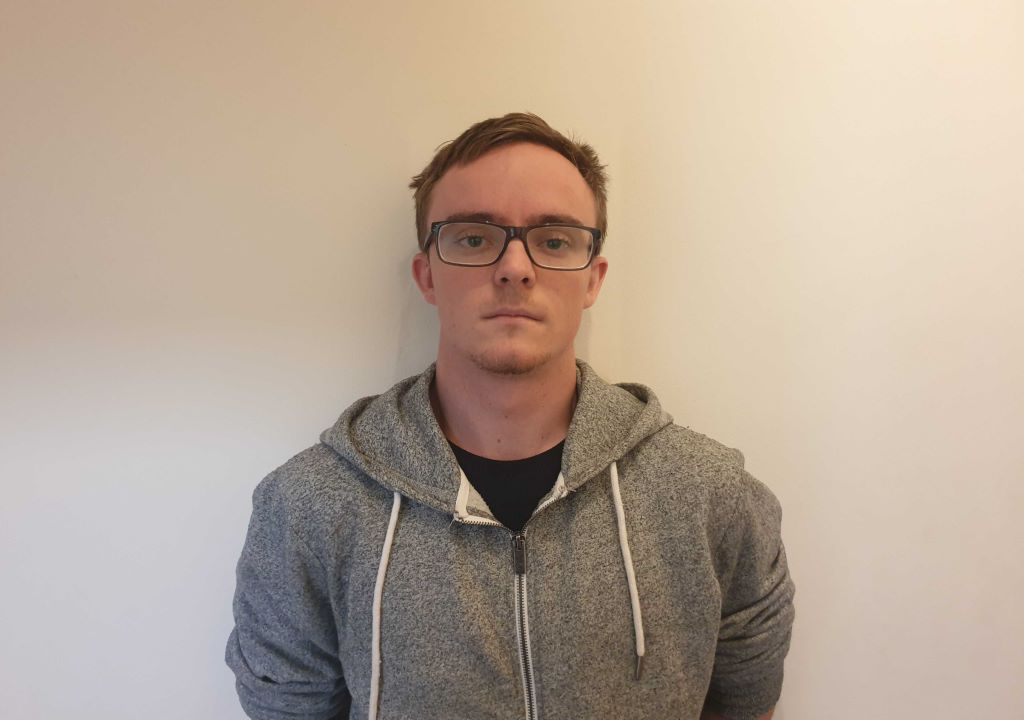
#> input picture Lab_1/code/face_02_u6352049.jpg, 1024 x 720 px
$ python Lab1Part3.py
#> lines starting #> are read from the running program, lines starting #| are printed output that depends on the picture
# -*- coding: utf-8 -*-
"""
Created on Wed Apr  1 15:12:54 2020

@author: Benjamin
"""

import numpy as np
import cv2
import matplotlib.pyplot as plt
import os

#Note: Some images will not display well using cv2.imshow().
#Note: Keep in mind these images are still correct and will save...
# ... to be the same images as displayed in the report

#Q3, a  Read in face, resize and display
mePic = cv2.imread('face_02_u6352049.jpg')
#> mePic is the input picture: shape (720, 1024, 3); mean B, G, R 150.5, 166.3, 183
mePic = cv2.resize(mePic, (768,512))
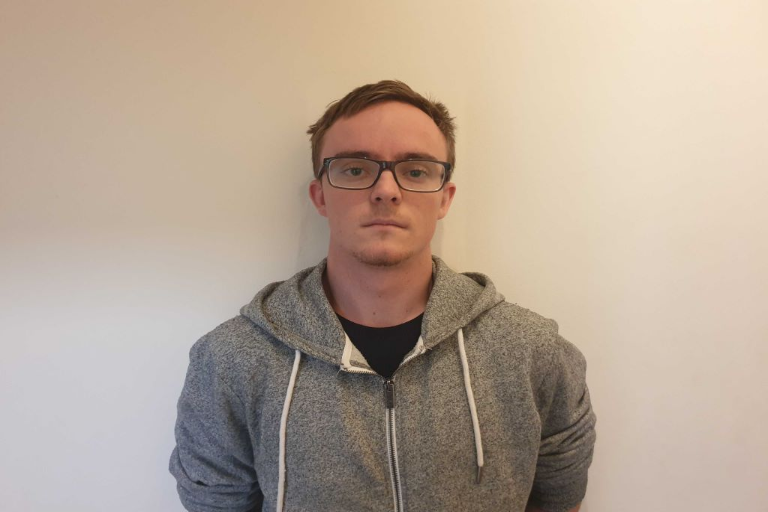
#> mePic: shape (512, 768, 3); mean B, G, R 150.5, 166.2, 183
cv2.imshow('original',mePic)

#Q3,b   Split into each channel
meRed = mePic[:,:,0]
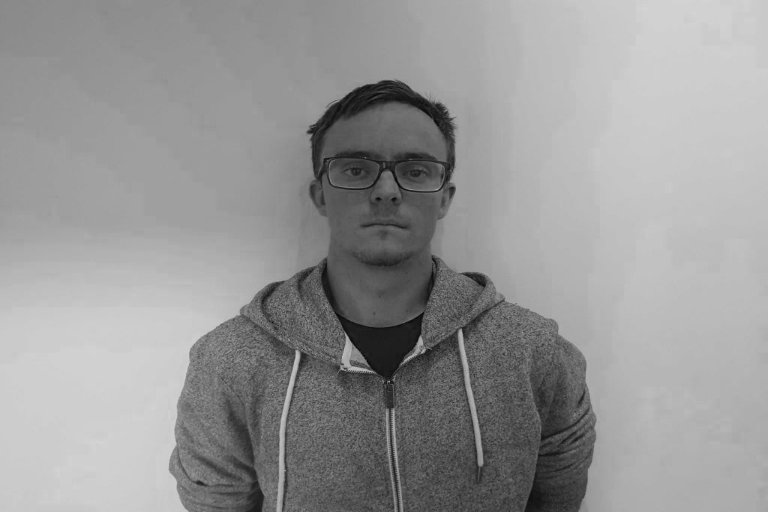
#> meRed: shape (512, 768); min 5, max 212, mean 150.5
meGreen = mePic[:,:,1]
meBlue = mePic[:,:,2]
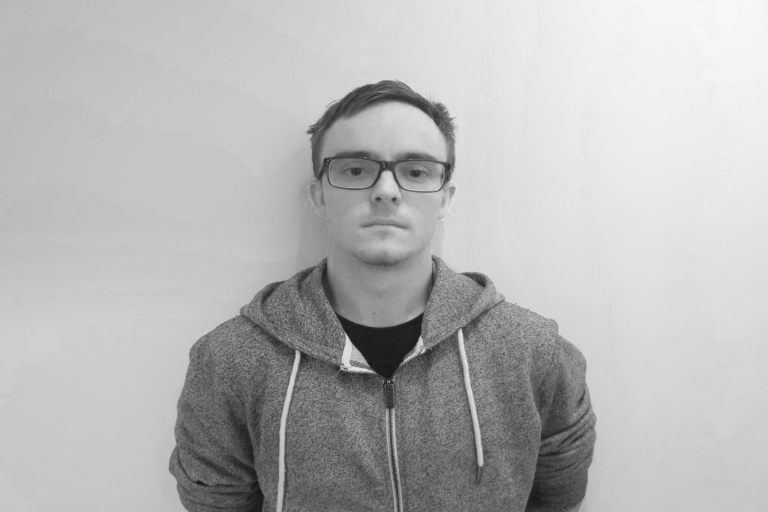
#> meBlue: shape (512, 768); min 16, max 248, mean 183
cv2.imshow('Red frequencies',meRed)
cv2.imshow('Green frequencies',meGreen)
cv2.imshow('Blue frequencies',meBlue)

#histogram section
bcounts= np.linspace(0,255,256)

#histogram 1: Red
plt.figure(1)
plt.subplots_adjust(hspace=1.2, wspace=0.0)
plt.subplot(3,1,1)
hist1, _ = np.histogram(meRed, range=(0,255),bins=256)
#> hist1 = 256 values, max 8974 at index 205, min 0 at index 0, mean 1536
plt.xlabel('Intensity (pixel value)')
plt.ylabel('Frequency')
plt.ylim(0,15000)
plt.title('Red-Channel histogram')
plt.bar(bcounts, hist1)
#histogram 2: Green
plt.subplot(3,1,2)
hist2, _ = np.histogram(meGreen, range=(0,255),bins=256)
#> hist2 = 256 values, max 12570 at index 201, min 0 at index 0, mean 1536
plt.xlabel('Intensity (pixel value)')
plt.ylabel('Frequency')
plt.ylim(0,15000)
plt.title('Green-Channel histogram')
plt.bar(bcounts, hist2)
#histogram 3: Blue
plt.subplot(3,1,3)
hist3, _ = np.histogram(meBlue, range=(0,255),bins=256)
#> hist3 = 256 values, max 14426 at index 197, min 0 at index 0, mean 1536
plt.xlabel('Intensity (pixel value)')
plt.ylabel('Frequency')
plt.ylim(0,15000)
plt.title('Blue-Channel histogram')
plt.bar(bcounts, hist3)
plt.savefig('D:/Documents/UNI/CompVision/Gitlab/ENGN4528/Lab_1/Images/P3_fig12_original_hist.png')
#> figure, not shown here; panel 1: tallest bar 8974 high, from x = 204.6 to 205.4; panel 2: tallest bar 12570 high, from x = 200.6 to 201.4; panel 3: tallest bar 14426 high, from x = 196.6 to 197.4

#Equalising Histograms
eqRed = cv2.equalizeHist(meRed)
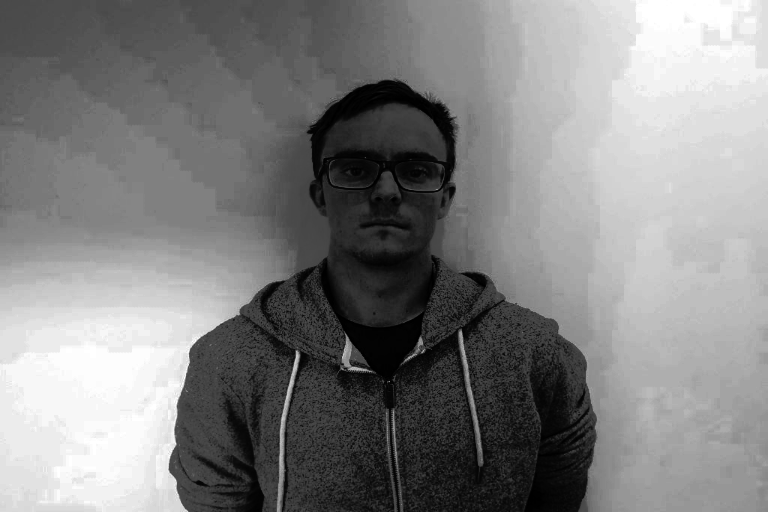
#> eqRed: shape (512, 768); min 0, max 255, mean 128.7
eqGreen= cv2.equalizeHist(meGreen)
eqBlue = cv2.equalizeHist(meBlue)
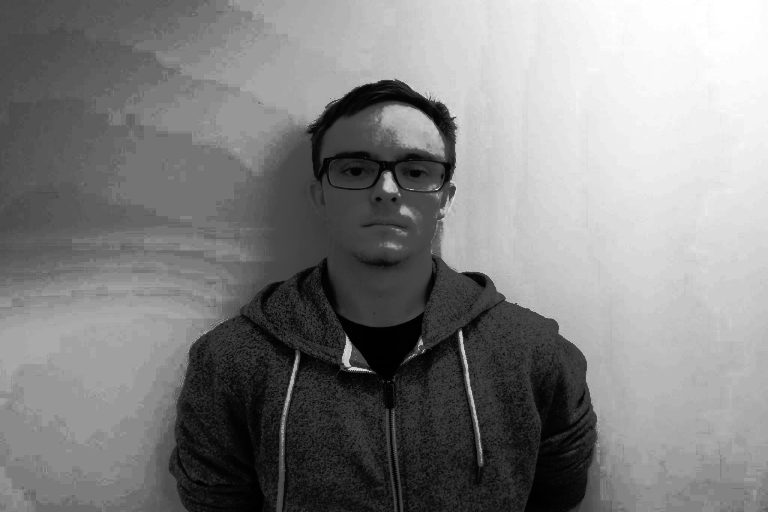
#> eqBlue: shape (512, 768); min 0, max 255, mean 129

#method from https://stackoverflow.com/questions/31998428/opencv-python-equalizehist-colored-image
yuv_img = cv2.cvtColor(mePic, cv2.COLOR_BGR2YUV)
#> yuv_img: shape (512, 768, 3); mean of channels 0, 1, 2 169.4, 118.8, 139.8
yuv_img[:,:,0] = cv2.equalizeHist(yuv_img[:,:,0])
#> yuv_img: shape (512, 768, 3); mean of channels 0, 1, 2 129, 118.8, 139.8

#taking histograms of resulting equalised images
histR, _ = np.histogram(eqRed, range=(0,255),bins=256)
#> histR = 256 values, max 8974 at index 242, min 0 at index 23, mean 1536
histG, _ = np.histogram(eqGreen, range=(0,255),bins=256)
#> histG = 256 values, max 12570 at index 195, min 0 at index 27, mean 1536
histB, _ = np.histogram(eqBlue, range=(0,255),bins=256)
#> histB = 256 values, max 14426 at index 116, min 0 at index 27, mean 1536
histC, _ = np.histogram(yuv_img[:,:,0], range=(0,255),bins=256)
#> histC = 256 values, max 15120 at index 118, min 0 at index 28, mean 1536

#plotting equalised histograms
plt.figure(2)
plt.subplots_adjust(hspace=0.6, wspace=0.4)
plt.subplot(2,2,1)
plt.xlabel('Intensity')
plt.ylabel('Frequency')
plt.ylim(0,15000)
plt.title('Red Channel Equalised')
plt.bar(bcounts, histR)
plt.subplot(2,2,2)
plt.xlabel('Intensity')
plt.ylabel('Frequency')
plt.ylim(0,15000)
plt.title('Green Channel Equalised')
plt.bar(bcounts, histG)
plt.subplot(2,2,3)
plt.xlabel('Intensity')
plt.ylabel('Frequency')
plt.ylim(0,15000)
plt.title('Blue Channel Equalised')
plt.bar(bcounts, histB)
plt.subplot(2,2,4)
plt.xlabel('Intensity')
plt.ylabel('Frequency')
plt.ylim(0,15000)
plt.title('Colour (Y) Equalised')
plt.bar(bcounts, histC)
plt.savefig('D:/Documents/UNI/CompVision/Gitlab/ENGN4528/Lab_1/Images/P3_fig13_equalised_histograms.png')
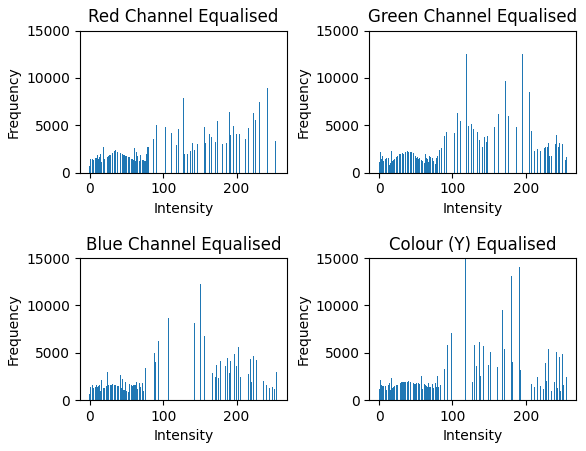
#> figure drawn by matplotlib, 4 panels; panel 1: tallest bar 8974 high, from x = 241.6 to 242.4; panel 2: tallest bar 12570 high, from x = 194.6 to 195.4; panel 3: tallest bar 14426 high, from x = 115.6 to 116.4; panel 4: tallest bar 15120 high, from x = 117.6 to 118.4

#showing equalised colour image
eqColour = cv2.cvtColor(yuv_img, cv2.COLOR_YUV2BGR)
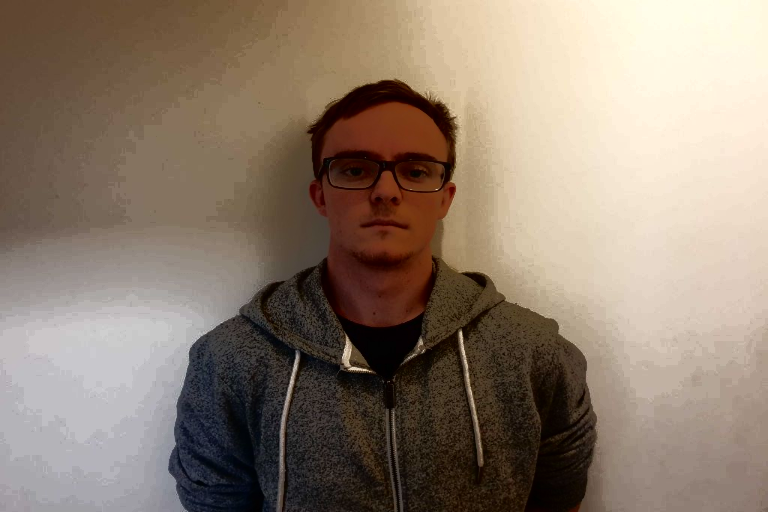
#> eqColour: shape (512, 768, 3); mean B, G, R 110.7, 125.9, 142.2
cv2.imshow('coloured image', eqColour)

#save used images
path ='D:/Documents/UNI/CompVision/Gitlab/ENGN4528/Lab_1/Images'
cv2.imwrite(os.path.join(path, 'P3_fig9_Red_Channel.jpg'),meRed)
cv2.imwrite(os.path.join(path, 'P3_fig10_Green_channel.jpg'),meGreen)
cv2.imwrite(os.path.join(path, 'P3_fig11_Blue_channel.jpg'),meBlue)
cv2.imwrite(os.path.join(path, 'P3_fig14_ Truly_Equalised_color_image.jpg'),eqColour)
cv2.imwrite(os.path.join(path, 'P3_fig8_original.jpg'),mePic)

cv2.waitKey(0)
cv2.destroyAllWindows()

# [19 lines of commented-out code are left out]

$ run again, with Lab_1/code/face_01_u6352049.jpg copied over Lab_1/code/face_02_u6352049.jpg
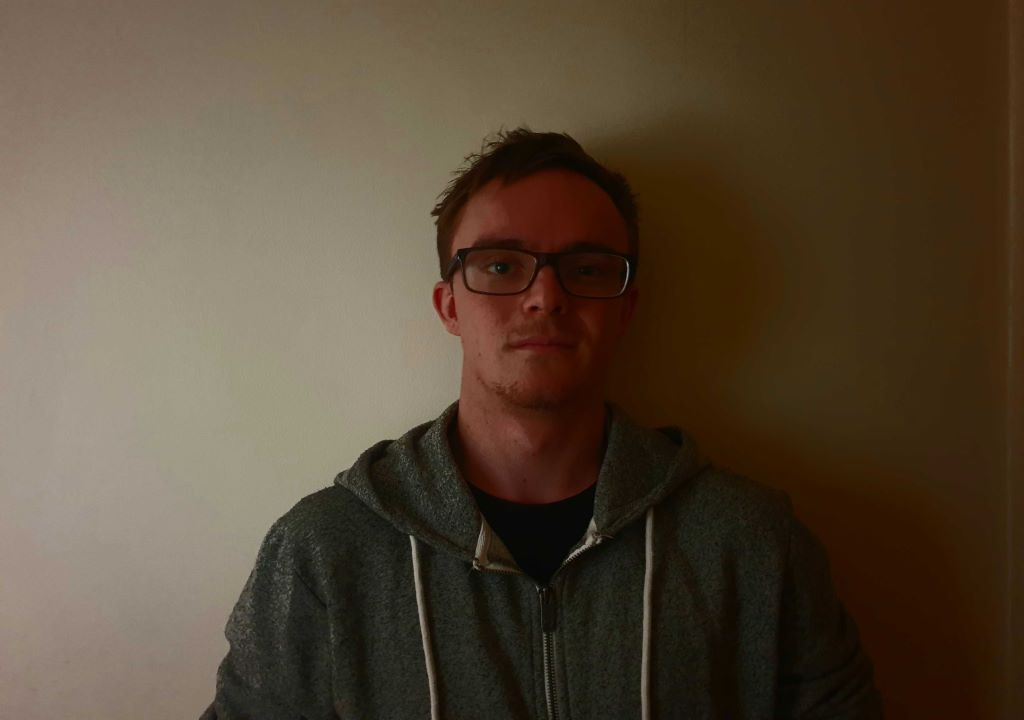
#> input picture Lab_1/code/face_01_u6352049.jpg, 1024 x 720 px
#> mePic is the input picture: shape (720, 1024, 3); mean B, G, R 54.9, 72.6, 87.5
#> mePic: shape (512, 768, 3)
#> hist1 = 256 values, max 18127 at index 0, min 0 at index 150, mean 1536
#> hist2 = 256 values, max 10665 at index 37, min 0 at index 162, mean 1536
#> hist3 = 256 values, max 11652 at index 63, min 0 at index 0, mean 1536
#> `eqBlue = cv2.equalizeHist(meBlue)`:
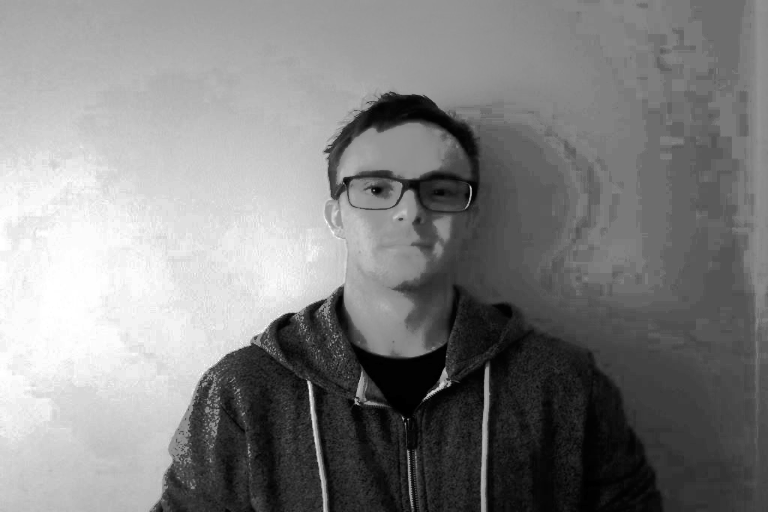
#> eqBlue: shape (512, 768); min 0, max 255, mean 128.8
#> histR = 256 values, max 18127 at index 0, min 0 at index 1, mean 1536
#> histG = 256 values, max 10665 at index 92, min 0 at index 2, mean 1536
#> histB = 256 values, max 11652 at index 121, min 0 at index 1, mean 1536
#> histC = 256 values, max 13826 at index 103, min 0 at index 2, mean 1536
#> `eqColour = cv2.cvtColor(yuv_img, cv2.COLOR_YUV2BGR)`:
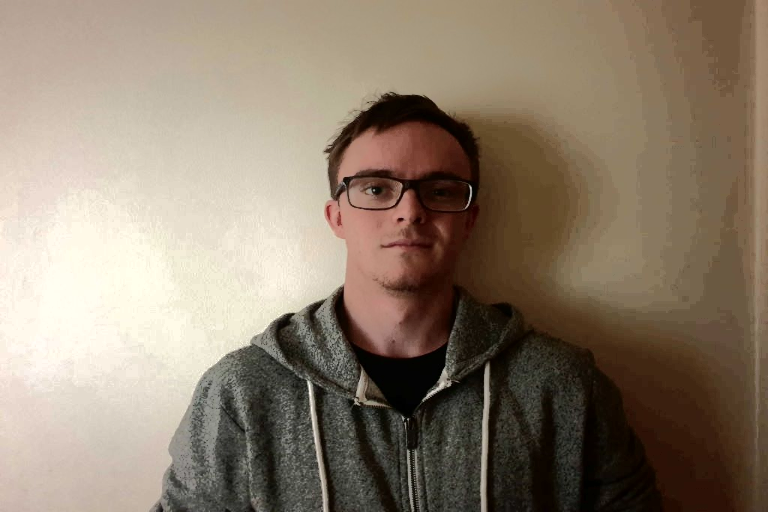
#> eqColour: shape (512, 768, 3); mean B, G, R 109.5, 126.5, 141.4

$ run again, with Lab_1/code/face_03_u6352049.jpg copied over Lab_1/code/face_02_u6352049.jpg
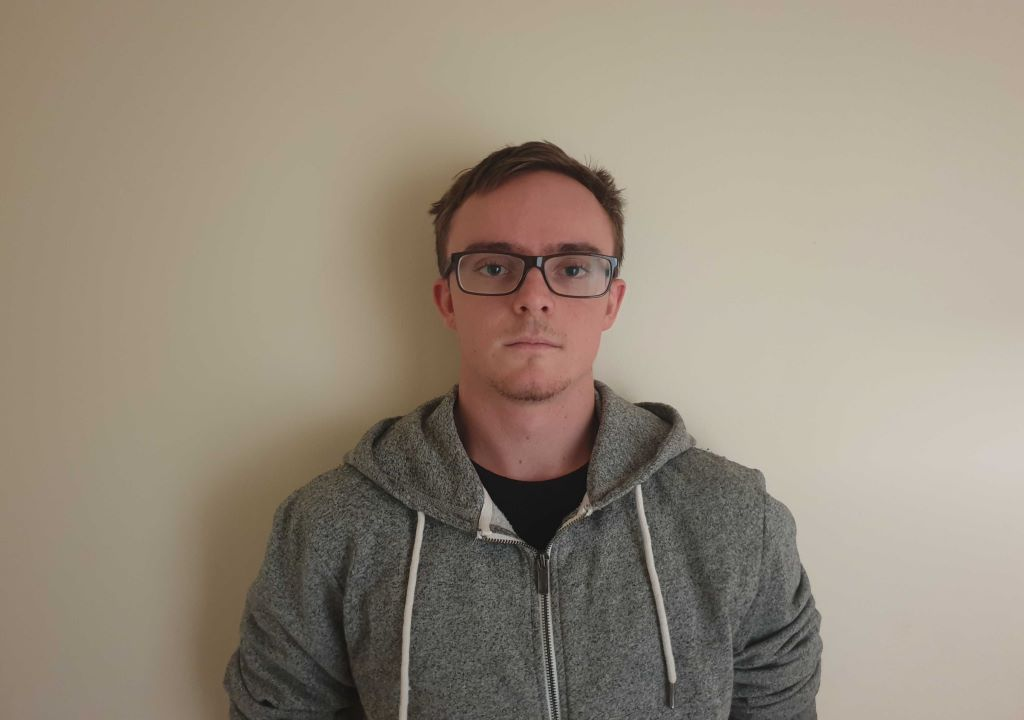
#> input picture Lab_1/code/face_03_u6352049.jpg, 1024 x 720 px
#> mePic is the input picture: shape (720, 1024, 3); mean B, G, R 124.2, 139.4, 150.5
#> mePic: shape (512, 768, 3)
#> `meBlue = mePic[:,:,2]`:
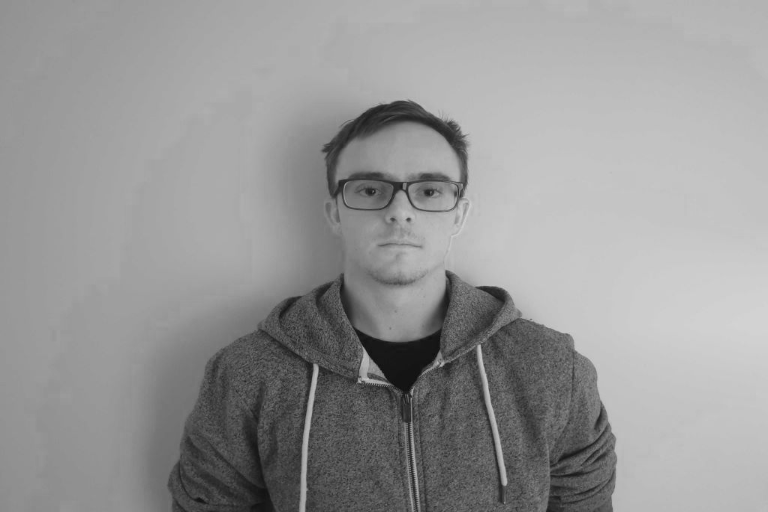
#> meBlue: shape (512, 768); min 10, max 211, mean 150.4
#> hist1 = 256 values, max 8520 at index 119, min 0 at index 0, mean 1536
#> hist2 = 256 values, max 8239 at index 186, min 0 at index 0, mean 1536
#> hist3 = 256 values, max 13621 at index 196, min 0 at index 0, mean 1536
#> histR = 256 values, max 8520 at index 106, min 0 at index 27, mean 1536
#> histG = 256 values, max 8239 at index 221, min 0 at index 31, mean 1536
#> histB = 256 values, max 13621 at index 231, min 0 at index 30, mean 1536
#> histC = 256 values, max 9344 at index 217, min 0 at index 31, mean 1536
#> `eqColour = cv2.cvtColor(yuv_img, cv2.COLOR_YUV2BGR)`:
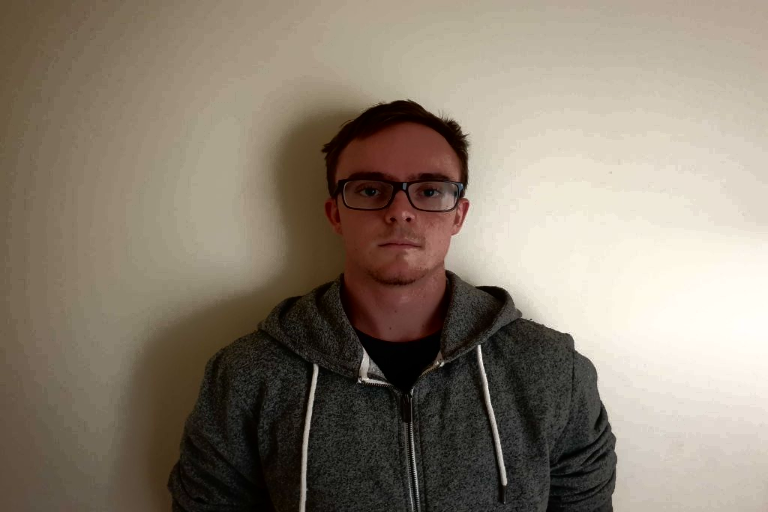
#> eqColour: shape (512, 768, 3); mean B, G, R 112.8, 127.1, 138.2
